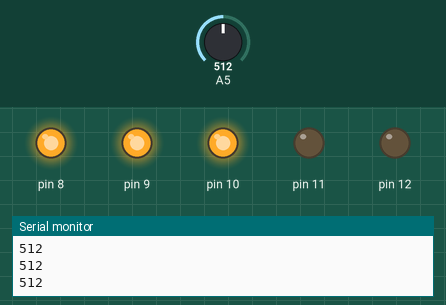
Simulated run of this sketch. Board: Arduino Uno, built with avr-gcc and run on an emulated ATmega328P. Shown: output pins drawn as LEDs (lit = HIGH), the last lines printed to the serial monitor. The test bench sets the inputs (shaded band); at power-on: A5 = 512.

Above: at 1.2 s.
1.3 s: A5 set to 503
At 2.5 s:
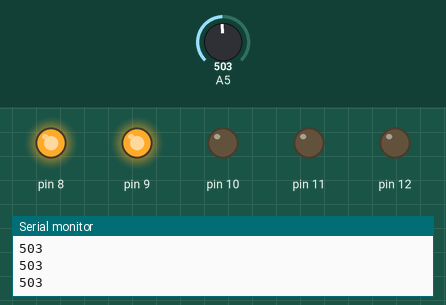
2.8 s: A5 set to 274
4.3 s: A5 set to 244
At 5.4 s:
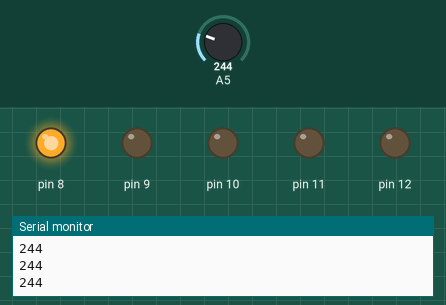
5.8 s: A5 set to 900
At 6.8 s:
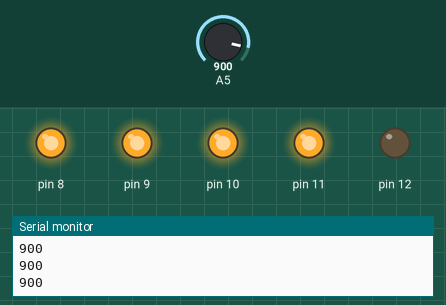
7.3 s: A5 set to 1007
8.8 s: A5 set to 1023
At 9.5 s:
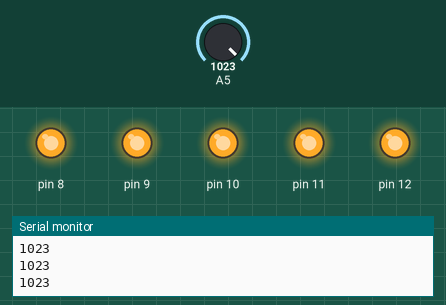
Timing chart, 0 to 11.3 s (numbered marks = the images above; inputs shaded):
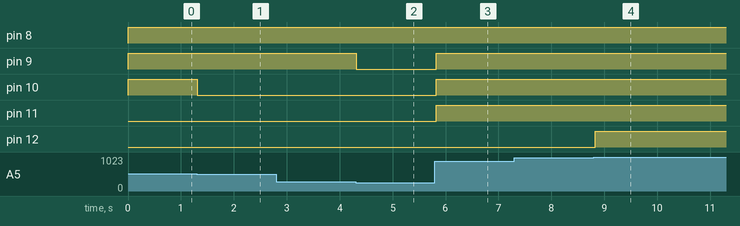

The sketch:

Arduino_Podstawy_Analog_3.ino
```cpp
int odczyt = 0;


void setup() {
  pinMode(8, OUTPUT);
  pinMode(9, OUTPUT);
  pinMode(10, OUTPUT);
  pinMode(11, OUTPUT);
  pinMode(12, OUTPUT);
  Serial.begin(9600);
}

void loop() {
  odczyt = analogRead(A5);
  Serial.println(odczyt);
  odczyt = map(odczyt, 0, 1023, 1, 5);


  if (odczyt == 1){
    digitalWrite(8, HIGH);
    digitalWrite(9, LOW);
    digitalWrite(10, LOW);
    digitalWrite(11, LOW);
    digitalWrite(12, LOW);
  } else if (odczyt == 2){
    digitalWrite(8, HIGH);
    digitalWrite(9, HIGH);
    digitalWrite(10, LOW);
    digitalWrite(11, LOW);
    digitalWrite(12, LOW);
  } else if (odczyt == 3){
    digitalWrite(8, HIGH);
    digitalWrite(9, HIGH);
    digitalWrite(10, HIGH);
    digitalWrite(11, LOW);
    digitalWrite(12, LOW);
  } else if (odczyt == 4){
    digitalWrite(8, HIGH);
    digitalWrite(9, HIGH);
    digitalWrite(10, HIGH);
    digitalWrite(11, HIGH);
    digitalWrite(12, LOW);
  } else {
    digitalWrite(8, HIGH);
    digitalWrite(9, HIGH);
    digitalWrite(10, HIGH);
    digitalWrite(11, HIGH);
    digitalWrite(12, HIGH);
  }
  delay(100);
}
```

Measured:
- the behaviour switches between 512 and 511 on A5 (found by bisection; images 0 and 1)
- the behaviour switches between 256 and 255 on A5 (found by bisection; images 1 and 2)
- the behaviour switches between 1022 and 1023 on A5 (found by bisection; images 3 and 4)
- after the input at 1.3 s, pin 10: HIGH → LOW at once
- after the input at 4.3 s, pin 9: HIGH → LOW at once
- after the input at 5.8 s, pin 9–11: LOW → HIGH at once
- after the input at 8.8 s, pin 12: LOW → HIGH at once
